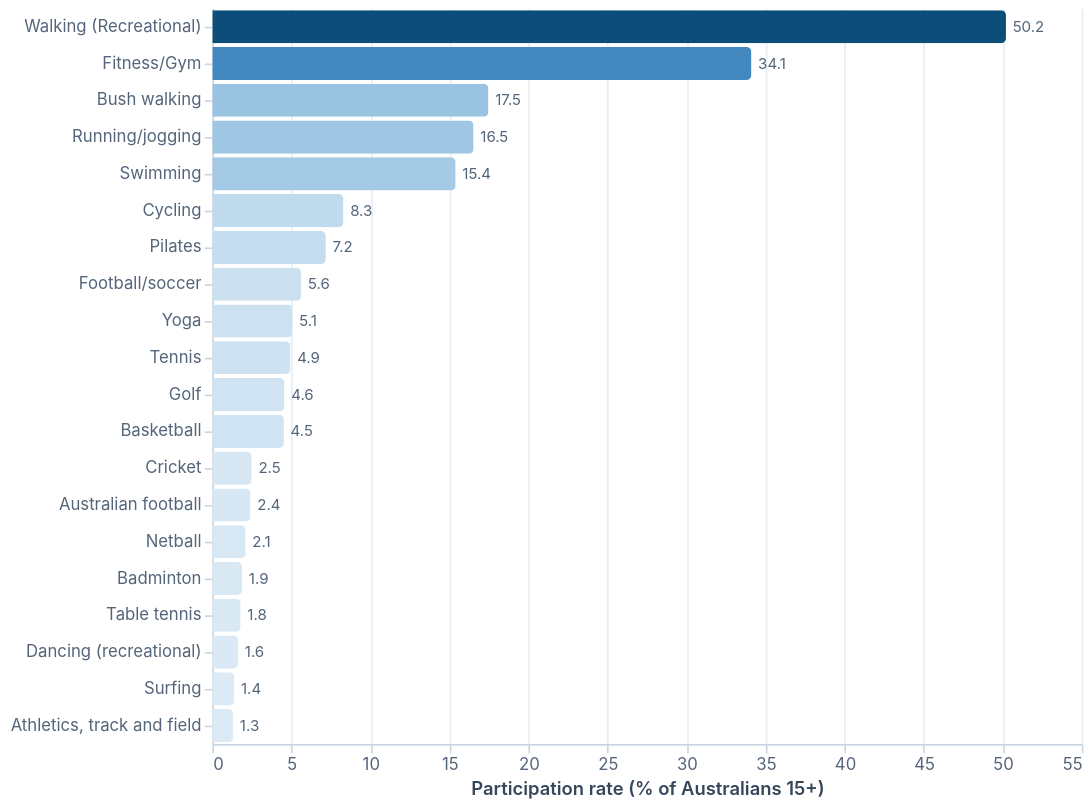

This figure's Vega-Lite source:
### Vega-Lite specification from a JSON file in a GitHub repository (floating-point values rounded to 4 significant figures)
{"$schema": "https://vega.github.io/schema/vega-lite/v5.json", "width": 520, "height": 440, "data": {"values": [{"sport": "Walking (Recreational)", "pct": 50.2, "male": 42.49, "female": 57.75, "rank": 1, "gap": -15.26}, {"sport": "Fitness/Gym", "pct": 34.1, "male": 33.1, "female": 35.08, "rank": 2, "gap": -1.976}, {"sport": "Bush walking", "pct": 17.47, "male": 16.3, "female": 18.6, "rank": 3, "gap": -2.298}, {"sport": "Running/jogging", "pct": 16.52, "male": 18.98, "female": 14.16, "rank": 4, "gap": 4.818}, {"sport": "Swimming", "pct": 15.39, "male": 14.51, "female": 16.26, "rank": 5, "gap": -1.75}, {"sport": "Cycling", "pct": 8.294, "male": 10.43, "female": 6.252, "rank": 6, "gap": 4.18}, {"sport": "Pilates", "pct": 7.181, "male": 1.207, "female": 12.99, "rank": 7, "gap": -11.79}, {"sport": "Football/soccer", "pct": 5.624, "male": 8.871, "female": 2.499, "rank": 8, "gap": 6.372}, {"sport": "Yoga", "pct": 5.072, "male": 1.59, "female": 8.466, "rank": 9, "gap": -6.876}, {"sport": "Tennis", "pct": 4.941, "male": 5.842, "female": 4.103, "rank": 10, "gap": 1.739}, {"sport": "Golf", "pct": 4.563, "male": 7.555, "female": 1.685, "rank": 11, "gap": 5.87}, {"sport": "Basketball", "pct": 4.526, "male": 6.836, "female": 2.303, "rank": 12, "gap": 4.533}, {"sport": "Cricket", "pct": 2.492, "male": 4.249, "female": 0.796, "rank": 13, "gap": 3.453}, {"sport": "Australian football", "pct": 2.417, "male": 3.807, "female": 1.084, "rank": 14, "gap": 2.723}, {"sport": "Netball", "pct": 2.107, "male": 0.685, "female": 3.495, "rank": 15, "gap": -2.81}, {"sport": "Badminton", "pct": 1.886, "male": 2.227, "female": 1.559, "rank": 16, "gap": 0.668}, {"sport": "Table tennis", "pct": 1.79, "male": 2.534, "female": 1.08, "rank": 17, "gap": 1.454}, {"sport": "Dancing (recreational)", "pct": 1.629, "male": 0.491, "female": 2.717, "rank": 18, "gap": -2.226}, {"sport": "Surfing", "pct": 1.385, "male": 1.731, "female": 1.059, "rank": 19, "gap": 0.672}, {"sport": "Athletics, track and field", "pct": 1.318, "male": 1.739, "female": 0.921, "rank": 20, "gap": 0.818}]}, "layer": [{"mark": {"type": "bar", "cornerRadiusEnd": 3}, "encoding": {"y": {"field": "sport", "type": "nominal", "sort": "-x", "title": null, "axis": {"labelFontSize": 10}}, "x": {"field": "pct", "type": "quantitative", "title": "Participation rate (% of Australians 15+)"}, "color": {"field": "pct", "type": "quantitative", "scale": {"range": ["#dbeaf5", "#aed0e8", "#6fa9d4", "#2b7bb5", "#0d4d7a"]}, "legend": null}, "tooltip": [{"field": "sport", "title": "Activity"}, {"field": "pct", "title": "Participation (%)", "format": ".1f"}, {"field": "rank", "title": "Rank"}]}}, {"mark": {"type": "text", "align": "left", "dx": 4, "fontSize": 9, "color": "#54657a"}, "encoding": {"y": {"field": "sport", "type": "nominal", "sort": "-x"}, "x": {"field": "pct", "type": "quantitative"}, "text": {"field": "pct", "type": "quantitative", "format": ".1f"}}}], "config": {"font": "Inter, sans-serif", "view": {"stroke": null}, "background": "transparent", "axis": {"labelFont": "Inter", "titleFont": "Inter", "labelColor": "#54657a", "titleColor": "#36475c", "titleFontWeight": 600, "titleFontSize": 11, "labelFontSize": 10, "gridColor": "#e6edf4", "domainColor": "#cbd6e2", "tickColor": "#cbd6e2"}, "legend": {"labelFont": "Inter", "titleFont": "Inter", "labelColor": "#54657a", "titleColor": "#36475c", "titleFontSize": 11, "labelFontSize": 10}, "title": {"font": "Merriweather", "fontSize": 13, "color": "#0d2137", "anchor": "start", "fontWeight": 700}}}
